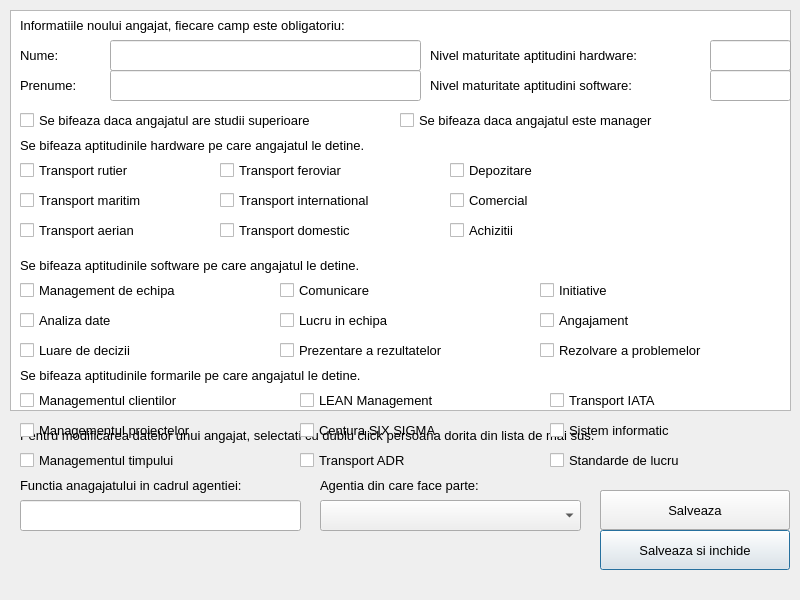
<?xml version="1.0" encoding="UTF-8"?>
<ui version="4.0">
 <class>Performanta</class>
 <widget class="QDialog" name="Performanta">
  <property name="geometry">
   <rect>
    <x>0</x>
    <y>0</y>
    <width>800</width>
    <height>600</height>
   </rect>
  </property>
  <property name="windowTitle">
   <string>Dialog</string>
  </property>
  <widget class="QTableView" name="tableView">
   <property name="geometry">
    <rect>
     <x>10</x>
     <y>10</y>
     <width>781</width>
     <height>401</height>
    </rect>
   </property>
  </widget>
  <widget class="QLabel" name="labelmodificare">
   <property name="geometry">
    <rect>
     <x>20</x>
     <y>420</y>
     <width>761</width>
     <height>31</height>
    </rect>
   </property>
   <property name="font">
    <font>
     <pointsize>10</pointsize>
    </font>
   </property>
   <property name="text">
    <string>Pentru modificarea datelor unui angajat, selectati cu dublu click persoana dorita din lista de mai sus.</string>
   </property>
  </widget>
  <widget class="QPushButton" name="salveaza">
   <property name="geometry">
    <rect>
     <x>600</x>
     <y>530</y>
     <width>190</width>
     <height>40</height>
    </rect>
   </property>
   <property name="font">
    <font>
     <pointsize>10</pointsize>
    </font>
   </property>
   <property name="text">
    <string>Salveaza si inchide</string>
   </property>
  </widget>
  <widget class="QPushButton" name="adauga">
   <property name="geometry">
    <rect>
     <x>600</x>
     <y>490</y>
     <width>190</width>
     <height>40</height>
    </rect>
   </property>
   <property name="font">
    <font>
     <pointsize>10</pointsize>
    </font>
   </property>
   <property name="text">
    <string>Adauga un nou angajat</string>
   </property>
  </widget>
  <widget class="QPushButton" name="salveaza2">
   <property name="geometry">
    <rect>
     <x>600</x>
     <y>490</y>
     <width>190</width>
     <height>40</height>
    </rect>
   </property>
   <property name="font">
    <font>
     <pointsize>10</pointsize>
    </font>
   </property>
   <property name="text">
    <string>Salveaza</string>
   </property>
  </widget>
  <widget class="QLabel" name="info">
   <property name="geometry">
    <rect>
     <x>20</x>
     <y>10</y>
     <width>441</width>
     <height>31</height>
    </rect>
   </property>
   <property name="font">
    <font>
     <pointsize>10</pointsize>
    </font>
   </property>
   <property name="text">
    <string>Informatiile noului angajat, fiecare camp este obligatoriu:</string>
   </property>
  </widget>
  <widget class="QLabel" name="labelnume">
   <property name="geometry">
    <rect>
     <x>20</x>
     <y>40</y>
     <width>81</width>
     <height>31</height>
    </rect>
   </property>
   <property name="font">
    <font>
     <pointsize>10</pointsize>
    </font>
   </property>
   <property name="text">
    <string>Nume:</string>
   </property>
  </widget>
  <widget class="QLabel" name="labelprenume">
   <property name="geometry">
    <rect>
     <x>20</x>
     <y>70</y>
     <width>81</width>
     <height>31</height>
    </rect>
   </property>
   <property name="font">
    <font>
     <pointsize>10</pointsize>
    </font>
   </property>
   <property name="text">
    <string>Prenume:</string>
   </property>
  </widget>
  <widget class="QLineEdit" name="numeEdit">
   <property name="geometry">
    <rect>
     <x>110</x>
     <y>40</y>
     <width>311</width>
     <height>31</height>
    </rect>
   </property>
  </widget>
  <widget class="QLineEdit" name="prenumeEdit">
   <property name="geometry">
    <rect>
     <x>110</x>
     <y>70</y>
     <width>311</width>
     <height>31</height>
    </rect>
   </property>
  </widget>
  <widget class="QCheckBox" name="studii">
   <property name="geometry">
    <rect>
     <x>20</x>
     <y>110</y>
     <width>381</width>
     <height>20</height>
    </rect>
   </property>
   <property name="font">
    <font>
     <pointsize>10</pointsize>
    </font>
   </property>
   <property name="text">
    <string>Se bifeaza daca angajatul are studii superioare</string>
   </property>
  </widget>
  <widget class="QLabel" name="hard">
   <property name="geometry">
    <rect>
     <x>20</x>
     <y>130</y>
     <width>451</width>
     <height>31</height>
    </rect>
   </property>
   <property name="font">
    <font>
     <pointsize>10</pointsize>
    </font>
   </property>
   <property name="text">
    <string>Se bifeaza aptitudinile hardware pe care angajatul le detine.</string>
   </property>
  </widget>
  <widget class="QCheckBox" name="hard1">
   <property name="geometry">
    <rect>
     <x>20</x>
     <y>160</y>
     <width>151</width>
     <height>20</height>
    </rect>
   </property>
   <property name="font">
    <font>
     <pointsize>10</pointsize>
    </font>
   </property>
   <property name="text">
    <string>Transport rutier</string>
   </property>
  </widget>
  <widget class="QCheckBox" name="hard2">
   <property name="geometry">
    <rect>
     <x>20</x>
     <y>190</y>
     <width>161</width>
     <height>20</height>
    </rect>
   </property>
   <property name="font">
    <font>
     <pointsize>10</pointsize>
    </font>
   </property>
   <property name="text">
    <string>Transport maritim</string>
   </property>
  </widget>
  <widget class="QCheckBox" name="hard3">
   <property name="geometry">
    <rect>
     <x>20</x>
     <y>220</y>
     <width>151</width>
     <height>20</height>
    </rect>
   </property>
   <property name="font">
    <font>
     <pointsize>10</pointsize>
    </font>
   </property>
   <property name="text">
    <string>Transport aerian</string>
   </property>
  </widget>
  <widget class="QCheckBox" name="hard4">
   <property name="geometry">
    <rect>
     <x>220</x>
     <y>160</y>
     <width>161</width>
     <height>20</height>
    </rect>
   </property>
   <property name="font">
    <font>
     <pointsize>10</pointsize>
    </font>
   </property>
   <property name="text">
    <string>Transport feroviar</string>
   </property>
  </widget>
  <widget class="QCheckBox" name="hard5">
   <property name="geometry">
    <rect>
     <x>220</x>
     <y>190</y>
     <width>201</width>
     <height>20</height>
    </rect>
   </property>
   <property name="font">
    <font>
     <pointsize>10</pointsize>
    </font>
   </property>
   <property name="text">
    <string>Transport international</string>
   </property>
  </widget>
  <widget class="QCheckBox" name="hard6">
   <property name="geometry">
    <rect>
     <x>220</x>
     <y>220</y>
     <width>181</width>
     <height>20</height>
    </rect>
   </property>
   <property name="font">
    <font>
     <pointsize>10</pointsize>
    </font>
   </property>
   <property name="text">
    <string>Transport domestic</string>
   </property>
  </widget>
  <widget class="QCheckBox" name="hard7">
   <property name="geometry">
    <rect>
     <x>450</x>
     <y>160</y>
     <width>151</width>
     <height>20</height>
    </rect>
   </property>
   <property name="font">
    <font>
     <pointsize>10</pointsize>
    </font>
   </property>
   <property name="text">
    <string>Depozitare</string>
   </property>
  </widget>
  <widget class="QCheckBox" name="hard8">
   <property name="geometry">
    <rect>
     <x>450</x>
     <y>190</y>
     <width>151</width>
     <height>20</height>
    </rect>
   </property>
   <property name="font">
    <font>
     <pointsize>10</pointsize>
    </font>
   </property>
   <property name="text">
    <string>Comercial</string>
   </property>
  </widget>
  <widget class="QCheckBox" name="hard9">
   <property name="geometry">
    <rect>
     <x>450</x>
     <y>220</y>
     <width>151</width>
     <height>20</height>
    </rect>
   </property>
   <property name="font">
    <font>
     <pointsize>10</pointsize>
    </font>
   </property>
   <property name="text">
    <string>Achizitii</string>
   </property>
  </widget>
  <widget class="QLabel" name="soft">
   <property name="geometry">
    <rect>
     <x>20</x>
     <y>250</y>
     <width>451</width>
     <height>31</height>
    </rect>
   </property>
   <property name="font">
    <font>
     <pointsize>10</pointsize>
    </font>
   </property>
   <property name="text">
    <string>Se bifeaza aptitudinile software pe care angajatul le detine.</string>
   </property>
  </widget>
  <widget class="QCheckBox" name="soft1">
   <property name="geometry">
    <rect>
     <x>20</x>
     <y>280</y>
     <width>201</width>
     <height>20</height>
    </rect>
   </property>
   <property name="font">
    <font>
     <pointsize>10</pointsize>
    </font>
   </property>
   <property name="text">
    <string>Management de echipa</string>
   </property>
  </widget>
  <widget class="QCheckBox" name="soft2">
   <property name="geometry">
    <rect>
     <x>20</x>
     <y>310</y>
     <width>201</width>
     <height>20</height>
    </rect>
   </property>
   <property name="font">
    <font>
     <pointsize>10</pointsize>
    </font>
   </property>
   <property name="text">
    <string>Analiza date</string>
   </property>
  </widget>
  <widget class="QCheckBox" name="soft3">
   <property name="geometry">
    <rect>
     <x>20</x>
     <y>340</y>
     <width>201</width>
     <height>20</height>
    </rect>
   </property>
   <property name="font">
    <font>
     <pointsize>10</pointsize>
    </font>
   </property>
   <property name="text">
    <string>Luare de decizii</string>
   </property>
  </widget>
  <widget class="QCheckBox" name="soft4">
   <property name="geometry">
    <rect>
     <x>280</x>
     <y>280</y>
     <width>201</width>
     <height>20</height>
    </rect>
   </property>
   <property name="font">
    <font>
     <pointsize>10</pointsize>
    </font>
   </property>
   <property name="text">
    <string>Comunicare</string>
   </property>
  </widget>
  <widget class="QCheckBox" name="soft5">
   <property name="geometry">
    <rect>
     <x>280</x>
     <y>310</y>
     <width>201</width>
     <height>20</height>
    </rect>
   </property>
   <property name="font">
    <font>
     <pointsize>10</pointsize>
    </font>
   </property>
   <property name="text">
    <string>Lucru in echipa</string>
   </property>
  </widget>
  <widget class="QCheckBox" name="soft6">
   <property name="geometry">
    <rect>
     <x>280</x>
     <y>340</y>
     <width>221</width>
     <height>20</height>
    </rect>
   </property>
   <property name="font">
    <font>
     <pointsize>10</pointsize>
    </font>
   </property>
   <property name="text">
    <string>Prezentare a rezultatelor</string>
   </property>
  </widget>
  <widget class="QCheckBox" name="soft7">
   <property name="geometry">
    <rect>
     <x>540</x>
     <y>280</y>
     <width>201</width>
     <height>20</height>
    </rect>
   </property>
   <property name="font">
    <font>
     <pointsize>10</pointsize>
    </font>
   </property>
   <property name="text">
    <string>Initiative</string>
   </property>
  </widget>
  <widget class="QCheckBox" name="soft8">
   <property name="geometry">
    <rect>
     <x>540</x>
     <y>310</y>
     <width>201</width>
     <height>20</height>
    </rect>
   </property>
   <property name="font">
    <font>
     <pointsize>10</pointsize>
    </font>
   </property>
   <property name="text">
    <string>Angajament</string>
   </property>
  </widget>
  <widget class="QCheckBox" name="soft9">
   <property name="geometry">
    <rect>
     <x>540</x>
     <y>340</y>
     <width>211</width>
     <height>20</height>
    </rect>
   </property>
   <property name="font">
    <font>
     <pointsize>10</pointsize>
    </font>
   </property>
   <property name="text">
    <string>Rezolvare a problemelor</string>
   </property>
  </widget>
  <widget class="QLabel" name="ap">
   <property name="geometry">
    <rect>
     <x>20</x>
     <y>360</y>
     <width>451</width>
     <height>31</height>
    </rect>
   </property>
   <property name="font">
    <font>
     <pointsize>10</pointsize>
    </font>
   </property>
   <property name="text">
    <string>Se bifeaza aptitudinile formarile pe care angajatul le detine.</string>
   </property>
  </widget>
  <widget class="QCheckBox" name="ap1">
   <property name="geometry">
    <rect>
     <x>20</x>
     <y>390</y>
     <width>221</width>
     <height>20</height>
    </rect>
   </property>
   <property name="font">
    <font>
     <pointsize>10</pointsize>
    </font>
   </property>
   <property name="text">
    <string>Managementul clientilor</string>
   </property>
  </widget>
  <widget class="QCheckBox" name="ap2">
   <property name="geometry">
    <rect>
     <x>20</x>
     <y>420</y>
     <width>221</width>
     <height>20</height>
    </rect>
   </property>
   <property name="font">
    <font>
     <pointsize>10</pointsize>
    </font>
   </property>
   <property name="text">
    <string>Managementul proiectelor</string>
   </property>
  </widget>
  <widget class="QCheckBox" name="ap3">
   <property name="geometry">
    <rect>
     <x>20</x>
     <y>450</y>
     <width>221</width>
     <height>20</height>
    </rect>
   </property>
   <property name="font">
    <font>
     <pointsize>10</pointsize>
    </font>
   </property>
   <property name="text">
    <string>Managementul timpului</string>
   </property>
  </widget>
  <widget class="QCheckBox" name="ap4">
   <property name="geometry">
    <rect>
     <x>300</x>
     <y>390</y>
     <width>221</width>
     <height>20</height>
    </rect>
   </property>
   <property name="font">
    <font>
     <pointsize>10</pointsize>
    </font>
   </property>
   <property name="text">
    <string>LEAN Management</string>
   </property>
  </widget>
  <widget class="QCheckBox" name="ap5">
   <property name="geometry">
    <rect>
     <x>300</x>
     <y>420</y>
     <width>221</width>
     <height>20</height>
    </rect>
   </property>
   <property name="font">
    <font>
     <pointsize>10</pointsize>
    </font>
   </property>
   <property name="text">
    <string>Centura SIX SIGMA</string>
   </property>
  </widget>
  <widget class="QCheckBox" name="ap6">
   <property name="geometry">
    <rect>
     <x>300</x>
     <y>450</y>
     <width>221</width>
     <height>20</height>
    </rect>
   </property>
   <property name="font">
    <font>
     <pointsize>10</pointsize>
    </font>
   </property>
   <property name="text">
    <string>Transport ADR</string>
   </property>
  </widget>
  <widget class="QCheckBox" name="ap7">
   <property name="geometry">
    <rect>
     <x>550</x>
     <y>390</y>
     <width>221</width>
     <height>20</height>
    </rect>
   </property>
   <property name="font">
    <font>
     <pointsize>10</pointsize>
    </font>
   </property>
   <property name="text">
    <string>Transport IATA</string>
   </property>
  </widget>
  <widget class="QCheckBox" name="ap8">
   <property name="geometry">
    <rect>
     <x>550</x>
     <y>420</y>
     <width>221</width>
     <height>20</height>
    </rect>
   </property>
   <property name="font">
    <font>
     <pointsize>10</pointsize>
    </font>
   </property>
   <property name="text">
    <string>Sistem informatic</string>
   </property>
  </widget>
  <widget class="QCheckBox" name="ap9">
   <property name="geometry">
    <rect>
     <x>550</x>
     <y>450</y>
     <width>221</width>
     <height>20</height>
    </rect>
   </property>
   <property name="font">
    <font>
     <pointsize>10</pointsize>
    </font>
   </property>
   <property name="text">
    <string>Standarde de lucru</string>
   </property>
  </widget>
  <widget class="QLabel" name="mhard">
   <property name="geometry">
    <rect>
     <x>430</x>
     <y>40</y>
     <width>281</width>
     <height>31</height>
    </rect>
   </property>
   <property name="font">
    <font>
     <pointsize>10</pointsize>
    </font>
   </property>
   <property name="text">
    <string>Nivel maturitate aptitudini hardware:</string>
   </property>
  </widget>
  <widget class="QLabel" name="msoft">
   <property name="geometry">
    <rect>
     <x>430</x>
     <y>70</y>
     <width>281</width>
     <height>31</height>
    </rect>
   </property>
   <property name="font">
    <font>
     <pointsize>10</pointsize>
    </font>
   </property>
   <property name="text">
    <string>Nivel maturitate aptitudini software:</string>
   </property>
  </widget>
  <widget class="QLineEdit" name="hardEdit">
   <property name="geometry">
    <rect>
     <x>710</x>
     <y>40</y>
     <width>81</width>
     <height>31</height>
    </rect>
   </property>
  </widget>
  <widget class="QLineEdit" name="softEdit">
   <property name="geometry">
    <rect>
     <x>710</x>
     <y>70</y>
     <width>81</width>
     <height>31</height>
    </rect>
   </property>
  </widget>
  <widget class="QCheckBox" name="manager">
   <property name="geometry">
    <rect>
     <x>400</x>
     <y>110</y>
     <width>381</width>
     <height>20</height>
    </rect>
   </property>
   <property name="font">
    <font>
     <pointsize>10</pointsize>
    </font>
   </property>
   <property name="text">
    <string>Se bifeaza daca angajatul este manager</string>
   </property>
  </widget>
  <widget class="QLabel" name="functie">
   <property name="geometry">
    <rect>
     <x>20</x>
     <y>470</y>
     <width>281</width>
     <height>31</height>
    </rect>
   </property>
   <property name="font">
    <font>
     <pointsize>10</pointsize>
    </font>
   </property>
   <property name="text">
    <string>Functia anagajatului in cadrul agentiei:</string>
   </property>
  </widget>
  <widget class="QLineEdit" name="functieEdit">
   <property name="geometry">
    <rect>
     <x>20</x>
     <y>500</y>
     <width>281</width>
     <height>31</height>
    </rect>
   </property>
  </widget>
  <widget class="QLabel" name="agentie">
   <property name="geometry">
    <rect>
     <x>320</x>
     <y>470</y>
     <width>281</width>
     <height>31</height>
    </rect>
   </property>
   <property name="font">
    <font>
     <pointsize>10</pointsize>
    </font>
   </property>
   <property name="text">
    <string>Agentia din care face parte:</string>
   </property>
  </widget>
  <widget class="QComboBox" name="comboBox">
   <property name="geometry">
    <rect>
     <x>320</x>
     <y>500</y>
     <width>261</width>
     <height>31</height>
    </rect>
   </property>
  </widget>
 </widget>
 <resources/>
 <connections/>
</ui>
